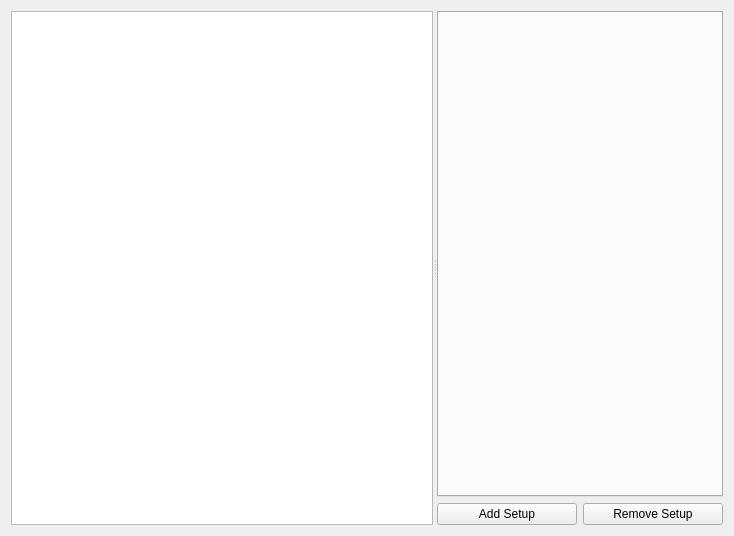
<?xml version="1.0" encoding="UTF-8"?>
<ui version="4.0">
 <class>PageSetupCalculators</class>
 <widget class="QWidget" name="PageSetupCalculators">
  <property name="geometry">
   <rect>
    <x>0</x>
    <y>0</y>
    <width>734</width>
    <height>536</height>
   </rect>
  </property>
  <property name="windowTitle">
   <string>Form</string>
  </property>
  <layout class="QVBoxLayout" name="verticalLayout_2">
   <item>
    <widget class="QSplitter" name="splitter">
     <property name="orientation">
      <enum>Qt::Horizontal</enum>
     </property>
     <property name="childrenCollapsible">
      <bool>false</bool>
     </property>
     <widget class="VTextBrowser" name="setupText"/>
     <widget class="QWidget" name="">
      <layout class="QVBoxLayout" name="verticalLayout">
       <item>
        <widget class="QTabWidget" name="tabWidget">
         <property name="currentIndex">
          <number>-1</number>
         </property>
         <property name="tabsClosable">
          <bool>true</bool>
         </property>
        </widget>
       </item>
       <item>
        <layout class="QHBoxLayout" name="horizontalLayout">
         <item>
          <widget class="QPushButton" name="addSetupButton">
           <property name="text">
            <string>Add Setup</string>
           </property>
           <property name="icon">
            <iconset resource="../res.qrc">
             <normaloff>:/res/icons/Plus Math-96.png</normaloff>:/res/icons/Plus Math-96.png</iconset>
           </property>
          </widget>
         </item>
         <item>
          <widget class="QPushButton" name="removeSetupButton">
           <property name="text">
            <string>Remove Setup</string>
           </property>
           <property name="icon">
            <iconset resource="../res.qrc">
             <normaloff>:/res/icons/Cancel-96.png</normaloff>:/res/icons/Cancel-96.png</iconset>
           </property>
          </widget>
         </item>
        </layout>
       </item>
      </layout>
     </widget>
    </widget>
   </item>
  </layout>
 </widget>
 <customwidgets>
  <customwidget>
   <class>VTextBrowser</class>
   <extends>QTextEdit</extends>
   <header>widgets/vtextbrowser.h</header>
  </customwidget>
 </customwidgets>
 <resources>
  <include location="../res.qrc"/>
 </resources>
 <connections/>
</ui>
